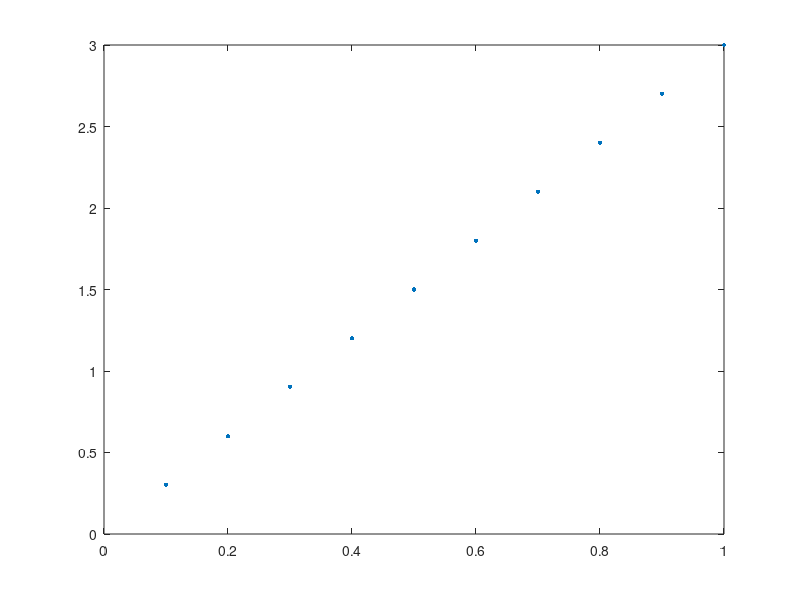

Recreate this plot in MATLAB. (Note: this script raises an error after producing the figure.)
x=[0.1:0.1:1];
y1=[0.302 0.600 0.904 1.200 1.500 1.800 2.100 2.400 2.700 3.000];
g1=x.*3;
y2=[0.187 0.353 0.520 0.686 0.860 1.020 1.193 1.346 1.533 1.717];
g2=x.*2;
figure(1);
plot(x,y1,'.','Markersize',10);
axis([0 1 0 3])
f=fit(x',y1','poly1')
hold on;
plot(f);
plot(x,g1,'--');
xlabel('Vpp(in)');
ylabel('Vpp(out)');
title(['k=' num2str(f.p1)]);
legend('experimental','fitted curve','expectation','Location','NorthWest')
hold off;

figure(2);
plot(x,y2,'.','Markersize',10);
axis([0 1 0 2])
hold on;
f=fit(x',y2','poly1')
plot(f);
plot(x,g2,'--');
xlabel('Vpp(in)');
ylabel('Vpp(out)');
title(['k=' num2str(f.p1)]);
legend('experimental','fitted curve','expectation','Location','NorthWest')
hold off;
